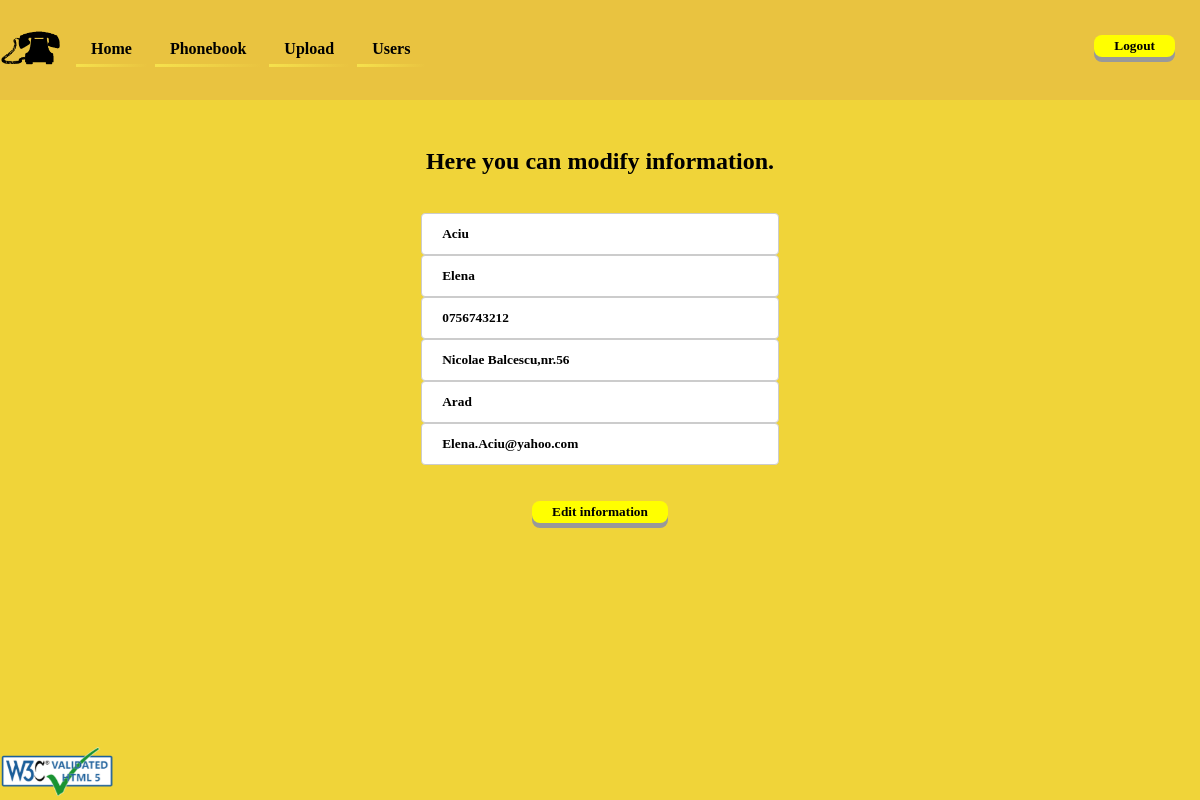
/edit.php?phone=0756743212 (signed in), run on the app's committed database.
### tables this page shows
CREATE TABLE `phonebook` (
  `id` int(11) NOT NULL,
  `fname` tinytext NOT NULL,
  `lname` tinytext NOT NULL,
  `phone` char(11) NOT NULL,
  `addres` text NOT NULL,
  `city` tinytext NOT NULL,
  `email` text NOT NULL
);

### edit.php (the view, shortened to what this page needs)
<?php
	require "header.php";
?>
<main>
	<div class="main">
	<?php
		if($_SESSION['userUid']=='admin'){
			if(isset($_GET['phone'])){
				require "php/dbh.php";
				$phone=$_GET['phone'];
				echo "<h2>Here you can modify information.</h2><br/>";
				$sql="SELECT * FROM phonebook WHERE phone=$phone";
				$res = $conn->query($sql);
				$stmt=mysqli_stmt_init($conn);
					if(!mysqli_stmt_prepare($stmt, $sql)){
						header("Location: edit.php?error=sqlerror");
						exit();
					}else{
						$show = $res->fetch_assoc();
							function input($name,$value,$Show){
								echo "<input type='text' name='$value' placeholder='$name' value='$Show'>";}
				echo "<form class='upload' action='php/editor.php' method='post'>";
				input('First Name','fname',$show['fname']);
				echo "<br/><br/> <button type='submit' name='editinfo'>Edit information</button> </form>";
				}
			}else {if(isset($_GET['edit']) && $_GET['edit']=='success')
						echo "<h2>You succefully edited entry.</h2><br/>";
							else echo "<h2>The edit failed.</h2><br/>";}
		}
		else{echo "<h2>You are not allowed to edit the phonebook.</h2>";}
	?>
	</div>
</main>
<?php
	require "footer.php";
?>

### style.css (style rules this page uses)
* { font-family: "Times New Roman", Times, serif; color: black; font-weight: bold; text-decoration: none; }
body { background: #F0D439; }
main { padding-top:120px; margin:0% 15%; text-align: center; }
button { border-radius: 8px; background-color: #FFFF00; padding: 3px 20px; border: none; cursor: pointer; box-shadow: 0 5px #999; }
main input { padding: 12px; border-radius: 4px; border: 1px solid #ccc; }
.upload input { display: block; text-indent: 8px; margin: auto; width: 40%; }

### data on the page
phonebook: fname "Aciu", lname "Elena", phone "0756743212", addres "Nicolae Balcescu,nr.56", city "Arad", email "Elena.Aciu@yahoo.com"
